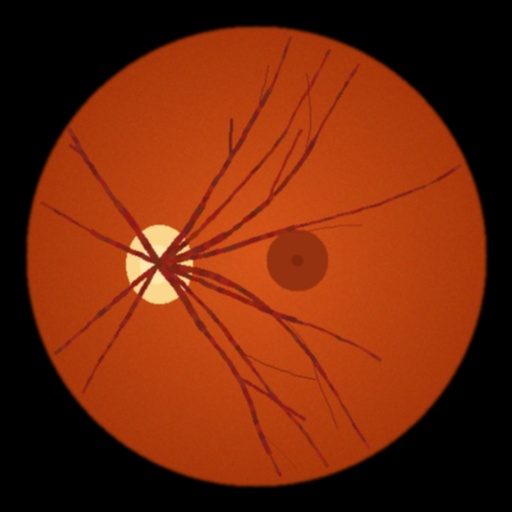
#> input picture dataset/0_No_DR/no_dr_1.jpg, 512 x 512 px; its folder holds only this picture in this run
$ python train.py   (older library calls are emulated)
#> lines starting #> are read from the running program, lines starting #| are printed output that depends on the picture; after the words box and inside, x2 and y2 are one past the last pixel; in counts of white or black regions, pixels touching at a corner belong together
### dip_pipeline.py
"""
dip_pipeline.py
===============
Digital Image Processing (DIP) Pipeline for Diabetic Retinopathy Detection.

Viva Highlights:
- Green Channel: Provides highest optical contrast for hemoglobin / blood vessels.
- CLAHE: Contrast Limited Adaptive Histogram Equalization avoids noise amplification.
- Morphological Top-Hat: Enhances fine vessel structures and microaneurysms.
- Optic Disc Masking: Robust morphological closing prevents false positive exudate classifications.
- Lesion Segmentation: Detects microaneurysms (red circular lesions) and exudates (bright lipid deposits).
"""

import os
import cv2
import numpy as np


class DIPPipeline:
    def __init__(self, target_size=(512, 512)):
#> in extract_features_from_dataset, img is the input picture: shape (512, 512, 3); mean B, G, R 10.8, 40.1, 113.9
        self.target_size = target_size

    def get_retinal_mask(self, img_bgr):
        """
        Creates circular/elliptical Field-of-View (FOV) mask of the retina.
        Eliminates dark background borders so metrics are computed strictly inside retina.
        """
        gray = cv2.cvtColor(img_bgr, cv2.COLOR_BGR2GRAY)
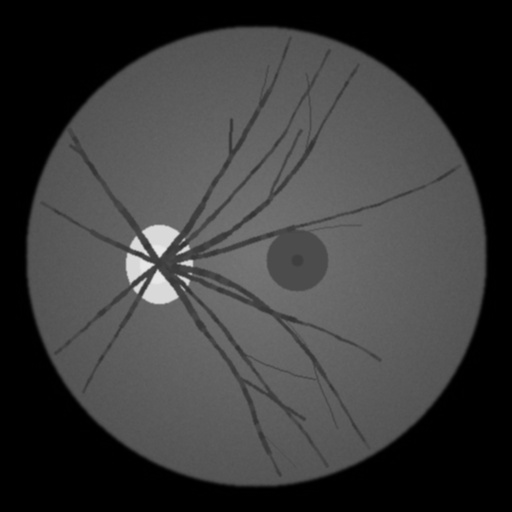
#> gray: shape (512, 512); min 0, max 234, mean 58.8
        _, mask = cv2.threshold(gray, 18, 255, cv2.THRESH_BINARY)
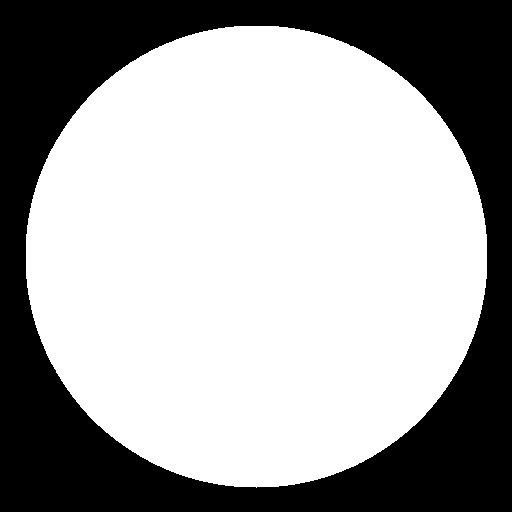
#> mask: shape (512, 512); 64.1% white; 1 black region, box (x1, y1, x2, y2) and area: (0, 0, 512, 512) 94200
        kernel = cv2.getStructuringElement(cv2.MORPH_ELLIPSE, (15, 15))
        mask = cv2.morphologyEx(mask, cv2.MORPH_CLOSE, kernel)
#> mask: shape (512, 512); 64.1% white; 1 black region
        mask = cv2.morphologyEx(mask, cv2.MORPH_OPEN, kernel)

        contours, _ = cv2.findContours(mask, cv2.RETR_EXTERNAL, cv2.CHAIN_APPROX_SIMPLE)
#> contours = 1 contour; box (x1, y1, x2, y2) and area: (26, 26, 487, 488) 167291
        clean_mask = np.zeros_like(mask)
        if contours:
            largest_c = max(contours, key=cv2.contourArea)
#> largest_c = contour of 645 points, box (x1, y1, x2, y2) (26, 26, 487, 488), area 167291
            hull = cv2.convexHull(largest_c)
#> hull = contour of 129 points, box (x1, y1, x2, y2) (26, 26, 487, 488), area 167749
            cv2.drawContours(clean_mask, [hull], -1, 255, thickness=-1)
#> clean_mask: shape (512, 512); 64.2% white; 1 black region, box (x1, y1, x2, y2) and area: (0, 0, 512, 512) 93737
            erode_k = cv2.getStructuringElement(cv2.MORPH_ELLIPSE, (9, 9))
            clean_mask = cv2.erode(clean_mask, erode_k)
#> clean_mask: shape (512, 512); 62% white; 1 black region, box (x1, y1, x2, y2) and area: (0, 0, 512, 512) 99611
        else:
            h, w = gray.shape
            cv2.circle(clean_mask, (w // 2, h // 2), int(min(h, w) * 0.45), 255, -1)

        return clean_mask

    def extract_green_channel(self, img_bgr):
        """
        Extracts Green Channel.
        Viva Question: Why green channel?
        Answer: Hemoglobin absorbs green light (approx 540-570 nm) maximally,
        making retinal blood vessels appear darkest with peak contrast against the fundus background.
        Red is saturated, Blue has poor depth penetration and strong Rayleigh scattering.
        """
        return img_bgr[:, :, 1]

    def apply_clahe(self, green_img, clip_limit=2.5, tile_size=(8, 8)):
        """
        Contrast Limited Adaptive Histogram Equalization (CLAHE).
        Divides image into 8x8 contextual tiles and applies equalization locally
        with contrast clipping to prevent noise amplification in uniform regions.
        """
#> called with clip_limit = 2.5, tile_size = (8, 8)
        clahe = cv2.createCLAHE(clipLimit=clip_limit, tileGridSize=tile_size)
        return clahe.apply(green_img)

    def denoise(self, img_gray):
        """
        Applies Median filter.
        Median filter removes salt-and-pepper noise while preserving vessel edge sharpness.
        """
        return cv2.medianBlur(img_gray, 3)

    def segment_blood_vessels(self, enhanced_img, fov_mask):
        """
        Blood vessel segmentation using Morphological Bottom-Hat / Top-Hat
        and Adaptive Thresholding.
        """
        kernel_bg = cv2.getStructuringElement(cv2.MORPH_ELLIPSE, (19, 19))
        background = cv2.morphologyEx(enhanced_img, cv2.MORPH_CLOSE, kernel_bg)
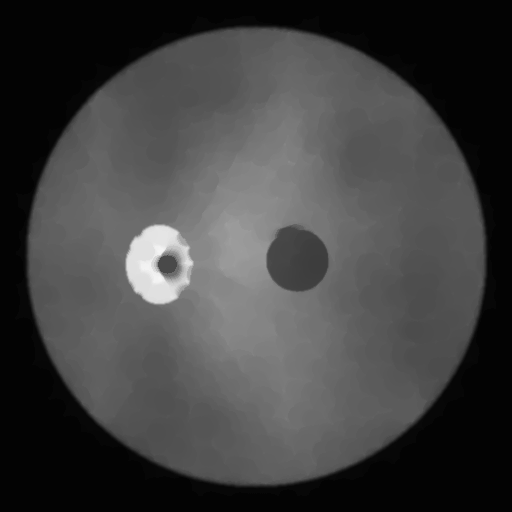
#> background: shape (512, 512); min 3, max 246, mean 64.7

        vessel_contrast = cv2.subtract(background, enhanced_img)

        kernel_line = cv2.getStructuringElement(cv2.MORPH_RECT, (9, 9))
        tophat = cv2.morphologyEx(vessel_contrast, cv2.MORPH_TOPHAT, kernel_line)
        vessel_signal = cv2.addWeighted(vessel_contrast, 0.7, tophat, 0.3, 0)

        vessels_thresh = cv2.adaptiveThreshold(
            vessel_signal,
            255,
            cv2.ADAPTIVE_THRESH_GAUSSIAN_C,
            cv2.THRESH_BINARY,
            17,
            -3
        )
#> vessels_thresh: shape (512, 512); 8.5% white; 1829 white regions (1797 under 20 px), largest, box (x1, y1, x2, y2) and area: (162, 265, 382, 478) 4983, (175, 62, 463, 262) 2723, (40, 128, 160, 397) 2654

        vessels_clean = cv2.bitwise_and(vessels_thresh, vessels_thresh, mask=fov_mask)
#> vessels_clean: shape (512, 512); 8.5% white; 1795 white regions (1763 under 20 px), largest, box (x1, y1, x2, y2) and area: (162, 265, 382, 478) 4983, (175, 62, 463, 262) 2723, (40, 128, 160, 397) 2653

        num_labels, labels, stats, _ = cv2.connectedComponentsWithStats(vessels_clean, connectivity=8)
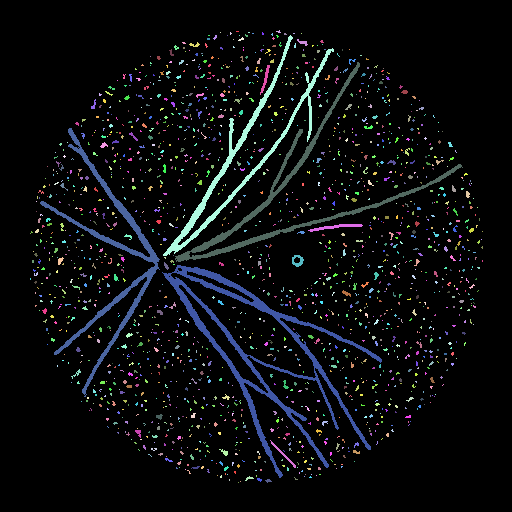
#> labels: shape (512, 512) int32; 1796 distinct labels, from 0 to 1795; one colour per label, 0 black
#> num_labels = 1796; stats = 1796 rows, first 6: [0, 0, 512, 512, 239954], [236, 31, 3, 1, 3], [276, 30, 5, 3, 8], [220, 32, 1, 1, 1], [230, 32, 2, 3, 4], [248, 32, 2, 1, 2]
        filtered_vessels = np.zeros_like(vessels_clean)
        for i in range(1, num_labels):
            if stats[i, cv2.CC_STAT_AREA] >= 18:
                filtered_vessels[labels == i] = 255
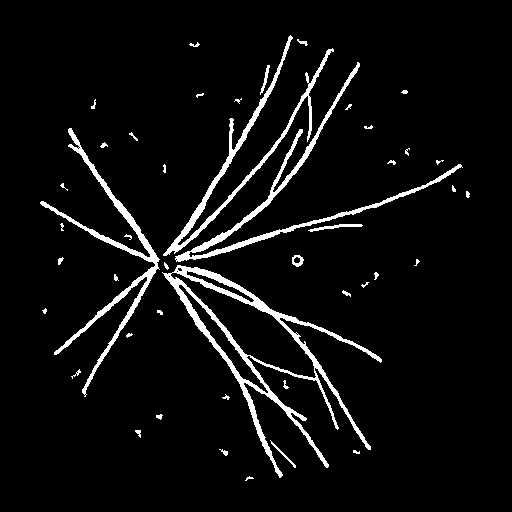
#> filtered_vessels: shape (512, 512); 5.4% white; 45 white regions (13 under 20 px), largest, box (x1, y1, x2, y2) and area: (162, 265, 382, 478) 4983, (175, 62, 463, 262) 2723, (40, 128, 160, 397) 2653

        return filtered_vessels

    def detect_optic_disc(self, green_img, fov_mask):
        """
        Detects Optic Disc (brightest circular/elliptical region).
        Uses morphological closing to bridge traversing blood vessels and creates
        a complete coverage mask.
        """
        kernel_fuse = cv2.getStructuringElement(cv2.MORPH_ELLIPSE, (31, 31))
        closed = cv2.morphologyEx(green_img, cv2.MORPH_CLOSE, kernel_fuse)
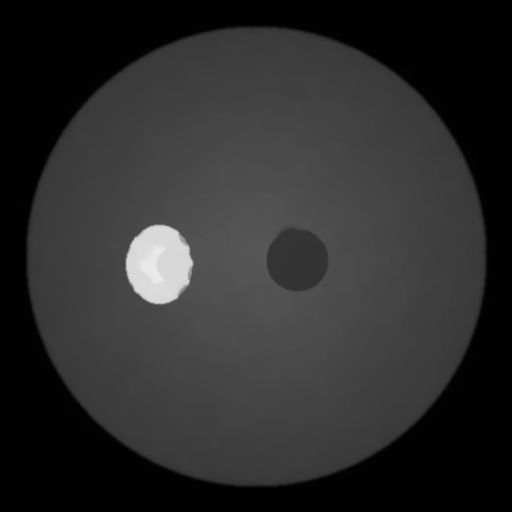
#> closed: shape (512, 512); min 0, max 236, mean 44.4
        blurred = cv2.GaussianBlur(closed, (21, 21), 0)

        min_v, max_v, min_l, max_l = cv2.minMaxLoc(blurred, mask=fov_mask)
#> min_v = 40; max_v = 232; min_l = (315, 36); max_l = (149, 262)
        thresh = int(max_v * 0.80)
#> thresh = 185
        _, bright = cv2.threshold(blurred, thresh, 255, cv2.THRESH_BINARY)
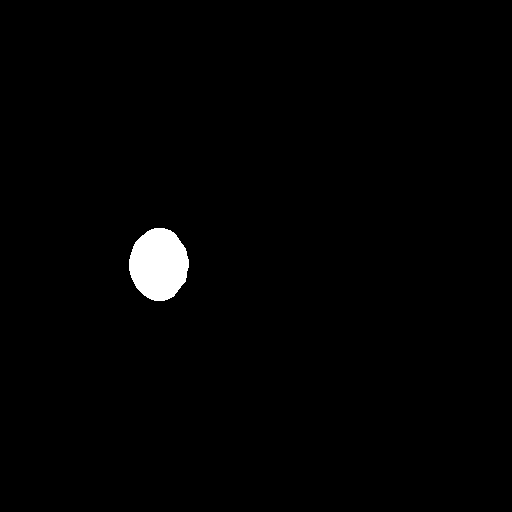
#> bright: shape (512, 512); 1.3% white; 1 white region, box (x1, y1, x2, y2) and area: (129, 228, 189, 301) 3362
        bright = cv2.bitwise_and(bright, fov_mask)

        num_c, labels, stats, centroids = cv2.connectedComponentsWithStats(bright)
#> num_c = 2; stats = [[0, 0, 512, 512, 258782], [129, 228, 60, 73, 3362]]; centroids = [[256.8, 255.4], [158.4, 264]]
#> (the rest of the program and of its run is left out)
